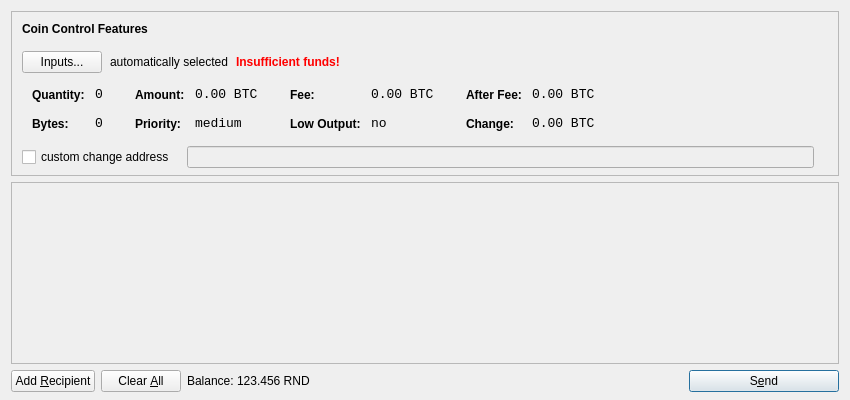
<?xml version="1.0" encoding="UTF-8"?>
<ui version="4.0">
 <class>SendCoinsDialog</class>
 <widget class="QDialog" name="SendCoinsDialog">
  <property name="geometry">
   <rect>
    <x>0</x>
    <y>0</y>
    <width>850</width>
    <height>400</height>
   </rect>
  </property>
  <property name="windowTitle">
   <string>Send Coins</string>
  </property>
  <layout class="QVBoxLayout" name="verticalLayout" stretch="0,1,0">
   <property name="bottomMargin">
    <number>8</number>
   </property>
   <item>
    <widget class="QFrame" name="frameCoinControl">
     <property name="sizePolicy">
      <sizepolicy hsizetype="Expanding" vsizetype="Expanding">
       <horstretch>0</horstretch>
       <verstretch>0</verstretch>
      </sizepolicy>
     </property>
     <property name="maximumSize">
      <size>
       <width>16777215</width>
       <height>16777215</height>
      </size>
     </property>
     <property name="frameShape">
      <enum>QFrame::StyledPanel</enum>
     </property>
     <property name="frameShadow">
      <enum>QFrame::Sunken</enum>
     </property>
     <layout class="QVBoxLayout" name="verticalLayoutCoinControl2">
      <property name="spacing">
       <number>-1</number>
      </property>
      <property name="leftMargin">
       <number>0</number>
      </property>
      <property name="topMargin">
       <number>0</number>
      </property>
      <property name="rightMargin">
       <number>0</number>
      </property>
      <property name="bottomMargin">
       <number>6</number>
      </property>
      <item>
       <layout class="QVBoxLayout" name="verticalLayoutCoinControl" stretch="0,0,0,0,1">
        <property name="spacing">
         <number>0</number>
        </property>
        <property name="leftMargin">
         <number>10</number>
        </property>
        <property name="topMargin">
         <number>10</number>
        </property>
        <item>
         <layout class="QHBoxLayout" name="horizontalLayoutCoinControl1">
          <property name="bottomMargin">
           <number>15</number>
          </property>
          <item>
           <widget class="QLabel" name="labelCoinControlFeatures">
            <property name="sizePolicy">
             <sizepolicy hsizetype="Preferred" vsizetype="Maximum">
              <horstretch>0</horstretch>
              <verstretch>0</verstretch>
             </sizepolicy>
            </property>
            <property name="font">
             <font>
              <weight>75</weight>
              <bold>true</bold>
             </font>
            </property>
            <property name="styleSheet">
             <string notr="true">font-weight:bold;</string>
            </property>
            <property name="text">
             <string>Coin Control Features</string>
            </property>
           </widget>
          </item>
         </layout>
        </item>
        <item>
         <layout class="QHBoxLayout" name="horizontalLayoutCoinControl2" stretch="0,0,0,0">
          <property name="spacing">
           <number>8</number>
          </property>
          <property name="bottomMargin">
           <number>10</number>
          </property>
          <item>
           <widget class="QPushButton" name="pushButtonCoinControl">
            <property name="styleSheet">
             <string notr="true"/>
            </property>
            <property name="text">
             <string>Inputs...</string>
            </property>
           </widget>
          </item>
          <item>
           <widget class="QLabel" name="labelCoinControlAutomaticallySelected">
            <property name="text">
             <string>automatically selected</string>
            </property>
            <property name="margin">
             <number>5</number>
            </property>
           </widget>
          </item>
          <item>
           <widget class="QLabel" name="labelCoinControlInsuffFunds">
            <property name="font">
             <font>
              <weight>75</weight>
              <bold>true</bold>
             </font>
            </property>
            <property name="styleSheet">
             <string notr="true">color:red;font-weight:bold;</string>
            </property>
            <property name="text">
             <string>Insufficient funds!</string>
            </property>
            <property name="margin">
             <number>5</number>
            </property>
           </widget>
          </item>
          <item>
           <spacer name="horizontalSpacerCoinControl">
            <property name="orientation">
             <enum>Qt::Horizontal</enum>
            </property>
            <property name="sizeHint" stdset="0">
             <size>
              <width>40</width>
              <height>1</height>
             </size>
            </property>
           </spacer>
          </item>
         </layout>
        </item>
        <item>
         <widget class="QWidget" name="widgetCoinControl" native="true">
          <property name="sizePolicy">
           <sizepolicy hsizetype="Preferred" vsizetype="Preferred">
            <horstretch>0</horstretch>
            <verstretch>0</verstretch>
           </sizepolicy>
          </property>
          <property name="minimumSize">
           <size>
            <width>0</width>
            <height>0</height>
           </size>
          </property>
          <property name="styleSheet">
           <string notr="true"/>
          </property>
          <layout class="QHBoxLayout" name="horizontalLayoutCoinControl5">
           <property name="margin">
            <number>0</number>
           </property>
           <item>
            <layout class="QHBoxLayout" name="horizontalLayoutCoinControl3" stretch="0,0,0,1">
             <property name="spacing">
              <number>20</number>
             </property>
             <property name="topMargin">
              <number>0</number>
             </property>
             <property name="bottomMargin">
              <number>10</number>
             </property>
             <item>
              <layout class="QFormLayout" name="formLayoutCoinControl1">
               <property name="horizontalSpacing">
                <number>10</number>
               </property>
               <property name="verticalSpacing">
                <number>14</number>
               </property>
               <property name="leftMargin">
                <number>10</number>
               </property>
               <property name="topMargin">
                <number>4</number>
               </property>
               <property name="rightMargin">
                <number>6</number>
               </property>
               <item row="0" column="0">
                <widget class="QLabel" name="labelCoinControlQuantityText">
                 <property name="styleSheet">
                  <string notr="true">font-weight:bold;</string>
                 </property>
                 <property name="text">
                  <string>Quantity:</string>
                 </property>
                 <property name="margin">
                  <number>0</number>
                 </property>
                </widget>
               </item>
               <item row="0" column="1">
                <widget class="QLabel" name="labelCoinControlQuantity">
                 <property name="font">
                  <font>
                   <family>Monospace</family>
                   <pointsize>10</pointsize>
                  </font>
                 </property>
                 <property name="cursor">
                  <cursorShape>IBeamCursor</cursorShape>
                 </property>
                 <property name="contextMenuPolicy">
                  <enum>Qt::ActionsContextMenu</enum>
                 </property>
                 <property name="text">
                  <string notr="true">0</string>
                 </property>
                 <property name="margin">
                  <number>0</number>
                 </property>
                 <property name="textInteractionFlags">
                  <set>Qt::LinksAccessibleByMouse|Qt::TextSelectableByKeyboard|Qt::TextSelectableByMouse</set>
                 </property>
                </widget>
               </item>
               <item row="1" column="0">
                <widget class="QLabel" name="labelCoinControlBytesText">
                 <property name="styleSheet">
                  <string notr="true">font-weight:bold;</string>
                 </property>
                 <property name="text">
                  <string>Bytes:</string>
                 </property>
                </widget>
               </item>
               <item row="1" column="1">
                <widget class="QLabel" name="labelCoinControlBytes">
                 <property name="font">
                  <font>
                   <family>Monospace</family>
                   <pointsize>10</pointsize>
                  </font>
                 </property>
                 <property name="cursor">
                  <cursorShape>IBeamCursor</cursorShape>
                 </property>
                 <property name="contextMenuPolicy">
                  <enum>Qt::ActionsContextMenu</enum>
                 </property>
                 <property name="text">
                  <string notr="true">0</string>
                 </property>
                 <property name="textInteractionFlags">
                  <set>Qt::LinksAccessibleByMouse|Qt::TextSelectableByKeyboard|Qt::TextSelectableByMouse</set>
                 </property>
                </widget>
               </item>
              </layout>
             </item>
             <item>
              <layout class="QFormLayout" name="formLayoutCoinControl2">
               <property name="horizontalSpacing">
                <number>10</number>
               </property>
               <property name="verticalSpacing">
                <number>14</number>
               </property>
               <property name="leftMargin">
                <number>6</number>
               </property>
               <property name="topMargin">
                <number>4</number>
               </property>
               <property name="rightMargin">
                <number>6</number>
               </property>
               <item row="0" column="0">
                <widget class="QLabel" name="labelCoinControlAmountText">
                 <property name="styleSheet">
                  <string notr="true">font-weight:bold;</string>
                 </property>
                 <property name="text">
                  <string>Amount:</string>
                 </property>
                 <property name="margin">
                  <number>0</number>
                 </property>
                </widget>
               </item>
               <item row="0" column="1">
                <widget class="QLabel" name="labelCoinControlAmount">
                 <property name="font">
                  <font>
                   <family>Monospace</family>
                   <pointsize>10</pointsize>
                  </font>
                 </property>
                 <property name="cursor">
                  <cursorShape>IBeamCursor</cursorShape>
                 </property>
                 <property name="contextMenuPolicy">
                  <enum>Qt::ActionsContextMenu</enum>
                 </property>
                 <property name="text">
                  <string notr="true">0.00 BTC</string>
                 </property>
                 <property name="textInteractionFlags">
                  <set>Qt::LinksAccessibleByMouse|Qt::TextSelectableByKeyboard|Qt::TextSelectableByMouse</set>
                 </property>
                </widget>
               </item>
               <item row="1" column="0">
                <widget class="QLabel" name="labelCoinControlPriorityText">
                 <property name="styleSheet">
                  <string notr="true">font-weight:bold;</string>
                 </property>
                 <property name="text">
                  <string>Priority:</string>
                 </property>
                </widget>
               </item>
               <item row="1" column="1">
                <widget class="QLabel" name="labelCoinControlPriority">
                 <property name="font">
                  <font>
                   <family>Monospace</family>
                   <pointsize>10</pointsize>
                  </font>
                 </property>
                 <property name="cursor">
                  <cursorShape>IBeamCursor</cursorShape>
                 </property>
                 <property name="contextMenuPolicy">
                  <enum>Qt::ActionsContextMenu</enum>
                 </property>
                 <property name="text">
                  <string>medium</string>
                 </property>
                 <property name="textInteractionFlags">
                  <set>Qt::LinksAccessibleByMouse|Qt::TextSelectableByKeyboard|Qt::TextSelectableByMouse</set>
                 </property>
                </widget>
               </item>
              </layout>
             </item>
             <item>
              <layout class="QFormLayout" name="formLayoutCoinControl3">
               <property name="horizontalSpacing">
                <number>10</number>
               </property>
               <property name="verticalSpacing">
                <number>14</number>
               </property>
               <property name="leftMargin">
                <number>6</number>
               </property>
               <property name="topMargin">
                <number>4</number>
               </property>
               <property name="rightMargin">
                <number>6</number>
               </property>
               <item row="0" column="0">
                <widget class="QLabel" name="labelCoinControlFeeText">
                 <property name="styleSheet">
                  <string notr="true">font-weight:bold;</string>
                 </property>
                 <property name="text">
                  <string>Fee:</string>
                 </property>
                 <property name="margin">
                  <number>0</number>
                 </property>
                </widget>
               </item>
               <item row="0" column="1">
                <widget class="QLabel" name="labelCoinControlFee">
                 <property name="font">
                  <font>
                   <family>Monospace</family>
                   <pointsize>10</pointsize>
                  </font>
                 </property>
                 <property name="cursor">
                  <cursorShape>IBeamCursor</cursorShape>
                 </property>
                 <property name="contextMenuPolicy">
                  <enum>Qt::ActionsContextMenu</enum>
                 </property>
                 <property name="text">
                  <string notr="true">0.00 BTC</string>
                 </property>
                 <property name="textInteractionFlags">
                  <set>Qt::LinksAccessibleByMouse|Qt::TextSelectableByKeyboard|Qt::TextSelectableByMouse</set>
                 </property>
                </widget>
               </item>
               <item row="1" column="0">
                <widget class="QLabel" name="labelCoinControlLowOutputText">
                 <property name="styleSheet">
                  <string notr="true">font-weight:bold;</string>
                 </property>
                 <property name="text">
                  <string>Low Output:</string>
                 </property>
                </widget>
               </item>
               <item row="1" column="1">
                <widget class="QLabel" name="labelCoinControlLowOutput">
                 <property name="font">
                  <font>
                   <family>Monospace</family>
                   <pointsize>10</pointsize>
                  </font>
                 </property>
                 <property name="cursor">
                  <cursorShape>IBeamCursor</cursorShape>
                 </property>
                 <property name="contextMenuPolicy">
                  <enum>Qt::ActionsContextMenu</enum>
                 </property>
                 <property name="text">
                  <string>no</string>
                 </property>
                 <property name="textInteractionFlags">
                  <set>Qt::LinksAccessibleByMouse|Qt::TextSelectableByKeyboard|Qt::TextSelectableByMouse</set>
                 </property>
                </widget>
               </item>
              </layout>
             </item>
             <item>
              <layout class="QFormLayout" name="formLayoutCoinControl4">
               <property name="horizontalSpacing">
                <number>10</number>
               </property>
               <property name="verticalSpacing">
                <number>14</number>
               </property>
               <property name="leftMargin">
                <number>6</number>
               </property>
               <property name="topMargin">
                <number>4</number>
               </property>
               <property name="rightMargin">
                <number>6</number>
               </property>
               <item row="0" column="0">
                <widget class="QLabel" name="labelCoinControlAfterFeeText">
                 <property name="styleSheet">
                  <string notr="true">font-weight:bold;</string>
                 </property>
                 <property name="text">
                  <string>After Fee:</string>
                 </property>
                 <property name="margin">
                  <number>0</number>
                 </property>
                </widget>
               </item>
               <item row="0" column="1">
                <widget class="QLabel" name="labelCoinControlAfterFee">
                 <property name="font">
                  <font>
                   <family>Monospace</family>
                   <pointsize>10</pointsize>
                  </font>
                 </property>
                 <property name="cursor">
                  <cursorShape>IBeamCursor</cursorShape>
                 </property>
                 <property name="contextMenuPolicy">
                  <enum>Qt::ActionsContextMenu</enum>
                 </property>
                 <property name="text">
                  <string notr="true">0.00 BTC</string>
                 </property>
                 <property name="textInteractionFlags">
                  <set>Qt::LinksAccessibleByMouse|Qt::TextSelectableByKeyboard|Qt::TextSelectableByMouse</set>
                 </property>
                </widget>
               </item>
               <item row="1" column="0">
                <widget class="QLabel" name="labelCoinControlChangeText">
                 <property name="styleSheet">
                  <string notr="true">font-weight:bold;</string>
                 </property>
                 <property name="text">
                  <string>Change:</string>
                 </property>
                </widget>
               </item>
               <item row="1" column="1">
                <widget class="QLabel" name="labelCoinControlChange">
                 <property name="font">
                  <font>
                   <family>Monospace</family>
                   <pointsize>10</pointsize>
                  </font>
                 </property>
                 <property name="cursor">
                  <cursorShape>IBeamCursor</cursorShape>
                 </property>
                 <property name="contextMenuPolicy">
                  <enum>Qt::ActionsContextMenu</enum>
                 </property>
                 <property name="text">
                  <string notr="true">0.00 BTC</string>
                 </property>
                 <property name="textInteractionFlags">
                  <set>Qt::LinksAccessibleByMouse|Qt::TextSelectableByKeyboard|Qt::TextSelectableByMouse</set>
                 </property>
                </widget>
               </item>
              </layout>
             </item>
            </layout>
           </item>
          </layout>
         </widget>
        </item>
        <item>
         <layout class="QHBoxLayout" name="horizontalLayoutCoinControl4" stretch="0,0,0">
          <property name="spacing">
           <number>12</number>
          </property>
          <property name="sizeConstraint">
           <enum>QLayout::SetDefaultConstraint</enum>
          </property>
          <property name="topMargin">
           <number>5</number>
          </property>
          <property name="rightMargin">
           <number>5</number>
          </property>
          <item>
           <widget class="QCheckBox" name="checkBoxCoinControlChange">
            <property name="text">
             <string>custom change address</string>
            </property>
           </widget>
          </item>
          <item>
           <widget class="QLineEdit" name="lineEditCoinControlChange">
            <property name="enabled">
             <bool>false</bool>
            </property>
            <property name="sizePolicy">
             <sizepolicy hsizetype="Expanding" vsizetype="Fixed">
              <horstretch>0</horstretch>
              <verstretch>0</verstretch>
             </sizepolicy>
            </property>
           </widget>
          </item>
          <item>
           <widget class="QLabel" name="labelCoinControlChangeLabel">
            <property name="sizePolicy">
             <sizepolicy hsizetype="Preferred" vsizetype="Expanding">
              <horstretch>0</horstretch>
              <verstretch>0</verstretch>
             </sizepolicy>
            </property>
            <property name="minimumSize">
             <size>
              <width>0</width>
              <height>0</height>
             </size>
            </property>
            <property name="text">
             <string/>
            </property>
            <property name="margin">
             <number>3</number>
            </property>
           </widget>
          </item>
         </layout>
        </item>
        <item>
         <spacer name="verticalSpacerCoinControl">
          <property name="orientation">
           <enum>Qt::Vertical</enum>
          </property>
          <property name="sizeHint" stdset="0">
           <size>
            <width>800</width>
            <height>1</height>
           </size>
          </property>
         </spacer>
        </item>
       </layout>
      </item>
     </layout>
    </widget>
   </item>
   <item>
    <widget class="QScrollArea" name="scrollArea">
     <property name="widgetResizable">
      <bool>true</bool>
     </property>
     <widget class="QWidget" name="scrollAreaWidgetContents">
      <property name="geometry">
       <rect>
        <x>0</x>
        <y>0</y>
        <width>830</width>
        <height>165</height>
       </rect>
      </property>
      <layout class="QVBoxLayout" name="verticalLayout_2">
       <property name="margin">
        <number>0</number>
       </property>
       <item>
        <layout class="QVBoxLayout" name="entries">
         <property name="spacing">
          <number>6</number>
         </property>
        </layout>
       </item>
       <item>
        <spacer name="verticalSpacer">
         <property name="orientation">
          <enum>Qt::Vertical</enum>
         </property>
         <property name="sizeHint" stdset="0">
          <size>
           <width>20</width>
           <height>40</height>
          </size>
         </property>
        </spacer>
       </item>
      </layout>
     </widget>
    </widget>
   </item>
   <item>
    <layout class="QHBoxLayout" name="horizontalLayout">
     <item>
      <widget class="QPushButton" name="addButton">
       <property name="toolTip">
        <string>Send to multiple recipients at once</string>
       </property>
       <property name="text">
        <string>Add &amp;Recipient</string>
       </property>
       <property name="icon">
        <iconset resource="../bitcoin.qrc">
         <normaloff>:/icons/add</normaloff>:/icons/add</iconset>
       </property>
       <property name="autoDefault">
        <bool>false</bool>
       </property>
      </widget>
     </item>
     <item>
      <widget class="QPushButton" name="clearButton">
       <property name="sizePolicy">
        <sizepolicy hsizetype="Minimum" vsizetype="Fixed">
         <horstretch>0</horstretch>
         <verstretch>0</verstretch>
        </sizepolicy>
       </property>
       <property name="toolTip">
        <string>Remove all transaction fields</string>
       </property>
       <property name="text">
        <string>Clear &amp;All</string>
       </property>
       <property name="icon">
        <iconset resource="../bitcoin.qrc">
         <normaloff>:/icons/remove</normaloff>:/icons/remove</iconset>
       </property>
       <property name="autoRepeatDelay">
        <number>300</number>
       </property>
       <property name="autoDefault">
        <bool>false</bool>
       </property>
      </widget>
     </item>
     <item>
      <layout class="QHBoxLayout" name="horizontalLayout_2">
       <property name="spacing">
        <number>3</number>
       </property>
       <item>
        <widget class="QLabel" name="label">
         <property name="text">
          <string>Balance:</string>
         </property>
        </widget>
       </item>
       <item>
        <widget class="QLabel" name="labelBalance">
         <property name="cursor">
          <cursorShape>IBeamCursor</cursorShape>
         </property>
         <property name="text">
          <string>123.456 RND</string>
         </property>
         <property name="textInteractionFlags">
          <set>Qt::LinksAccessibleByMouse|Qt::TextSelectableByKeyboard|Qt::TextSelectableByMouse</set>
         </property>
        </widget>
       </item>
      </layout>
     </item>
     <item>
      <spacer name="horizontalSpacer">
       <property name="orientation">
        <enum>Qt::Horizontal</enum>
       </property>
       <property name="sizeHint" stdset="0">
        <size>
         <width>40</width>
         <height>20</height>
        </size>
       </property>
      </spacer>
     </item>
     <item>
      <widget class="QPushButton" name="sendButton">
       <property name="minimumSize">
        <size>
         <width>150</width>
         <height>0</height>
        </size>
       </property>
       <property name="toolTip">
        <string>Confirm the send action</string>
       </property>
       <property name="text">
        <string>S&amp;end</string>
       </property>
       <property name="icon">
        <iconset resource="../bitcoin.qrc">
         <normaloff>:/icons/send</normaloff>:/icons/send</iconset>
       </property>
       <property name="default">
        <bool>true</bool>
       </property>
      </widget>
     </item>
    </layout>
   </item>
  </layout>
 </widget>
 <resources>
  <include location="../bitcoin.qrc"/>
 </resources>
 <connections/>
</ui>
